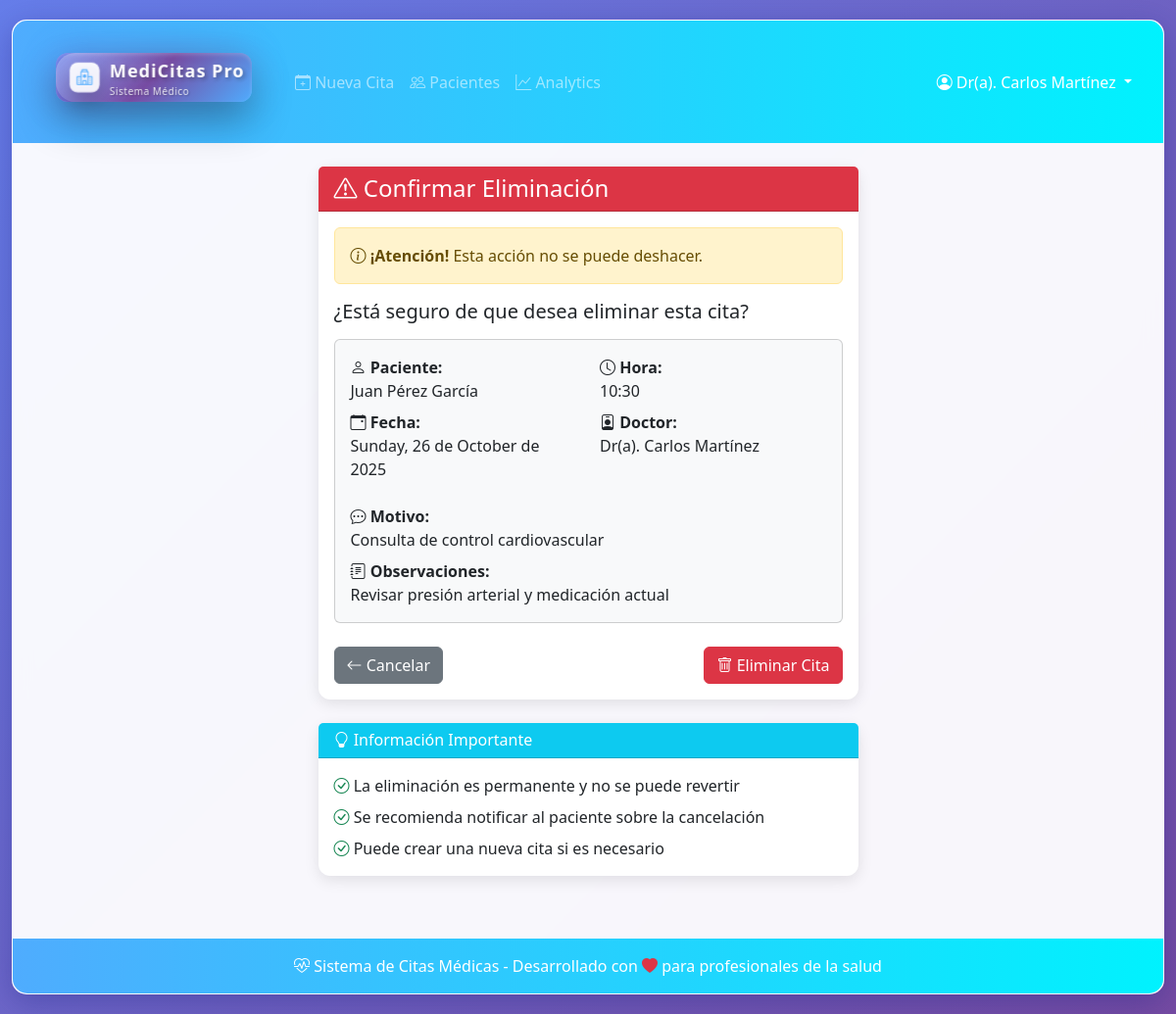
Page /api/v1/appointments/eliminar/5/ (signed in) on the committed database.
### appointments/models.py (models this page shows, shortened)
class Appointment(models.Model):
    paciente = models.ForeignKey(
        'patients.Patient',  # Usa la referencia en cadena para evitar importaciones cíclicas
        on_delete=models.CASCADE,
        verbose_name="Paciente"
    )
    doctor = models.ForeignKey('doctors.Doctor', on_delete=models.CASCADE)  # Referencia correcta al modelo Doctor
    fecha = models.DateTimeField(verbose_name="Fecha y hora de la cita")
    motivo = models.TextField(verbose_name="Motivo de la consulta")
    observaciones = models.TextField(blank=True, null=True, verbose_name="Observaciones del doctor")
    creada_en = models.DateTimeField(auto_now_add=True)
    class Meta:
        verbose_name = "Cita Médica"
        verbose_name_plural = "Citas Médicas"
        ordering = ['-fecha']

### patients/models.py (models this page shows, shortened)
class Patient(models.Model):
    PRIORITY_LOW = 'B'
    PRIORITY_MEDIUM = 'M'
    PRIORITY_HIGH = 'A'
    PRIORITY_URGENT = 'U'
    PRIORITY_CHOICES = [
        (PRIORITY_LOW, 'Baja'),
        (PRIORITY_MEDIUM, 'Media'),
        (PRIORITY_HIGH, 'Alta'),
        (PRIORITY_URGENT, 'Urgente'),
    ]
    nombre = models.CharField(
        max_length=100,
        verbose_name="Nombre"
    )
    apellidos = models.CharField(
        max_length=150,
        verbose_name="Apellidos"
    )
    fecha_nacimiento = models.DateField(
        verbose_name="Fecha de Nacimiento",
        null=True,  # Puede ser opcional si no siempre se conoce
        blank=True  # Permite dejarlo vacío en formularios
    )
    dni = models.CharField(
        max_length=20,
        unique=True,  # Asegura que no haya dos pacientes con el mismo DNI/ID
        verbose_name="DNI / ID",
        help_text="Documento Personal de Identidad del paciente."
    )
    historial_medico_basico = models.TextField(
        verbose_name="Historial Médico Básico",
        blank=True, # Puede estar vacío
        null=True,  # Permite valor NULL en la base de datos
        help_text="Alergias conocidas, condiciones preexistentes, medicación actual relevante, etc."
    )
    informacion_contacto = models.TextField(
        verbose_name="Información de Contacto",
        blank=True,
        null=True,
        help_text="Teléfono, email, dirección, contacto de emergencia, etc."
    )
    prioridad = models.CharField(
        max_length=1,
        choices=PRIORITY_CHOICES,
        default=PRIORITY_LOW, # Establece 'Baja' como prioridad por defecto
        verbose_name="Prioridad",
        help_text="Nivel de prioridad para la atención del paciente."
    )
    class Meta:
        verbose_name = "Paciente"
        verbose_name_plural = "Pacientes"
        ordering = ['apellidos', 'nombre'] # Ordenar por defecto por apellidos, luego nombre

### doctors/models.py (models this page shows, shortened)
class Doctor(models.Model):
    usuario = models.OneToOneField(User, on_delete=models.CASCADE, verbose_name="Usuario")
    nombre = models.CharField(max_length=100, verbose_name="Nombre")
    apellidos = models.CharField(max_length=150, verbose_name="Apellidos")
    especialidad = models.CharField(max_length=100, verbose_name="Especialidad")
    telefono = models.CharField(max_length=20, blank=True, verbose_name="Teléfono de contacto")
    class Meta:
        verbose_name = "Doctor"
        verbose_name_plural = "Doctores"
        ordering = ['apellidos', 'nombre']

### appointments/views.py (the view, shortened to what this page needs)
# urls.py: path('eliminar/<int:cita_id>/', eliminar_cita, name='eliminar_cita'),
@login_required
def eliminar_cita(request, cita_id):
    doctor = get_object_or_404(Doctor, usuario=request.user)
    cita = get_object_or_404(Appointment, id=cita_id, doctor=doctor)
    context = {
        'cita': cita,
        'doctor': doctor,
    }
    return render(request, 'confirmar_eliminar_cita.html', context)

### templates/confirmar_eliminar_cita.html (shortened to what this page needs)
{% extends 'base.html' %}
{% block content %}
<div class="row justify-content-center">
    <div class="col-lg-6">
        <div class="card card-custom border-danger">
            <div class="card-header bg-danger text-white">
                <h4 class="mb-0">
                    <i class="bi bi-exclamation-triangle"></i> Confirmar Eliminación
                </h4>
            </div>
            <div class="card-body">
                <div class="alert alert-warning" role="alert">
                    <i class="bi bi-info-circle"></i>
                    <strong>¡Atención!</strong> Esta acción no se puede deshacer.
                </div>
                <h5 class="mb-3">¿Está seguro de que desea eliminar esta cita?</h5>
                <div class="card bg-light">
                    <div class="card-body">
                        <div class="row">
                            <div class="col-md-6">
                                <p class="mb-2">
                                    <strong><i class="bi bi-person"></i> Paciente:</strong><br>
                                    {{ cita.paciente.nombre }} {{ cita.paciente.apellidos }}
                                </p>
                                <p class="mb-2">
                                    <strong><i class="bi bi-calendar-event"></i> Fecha:</strong><br>
                                    {{ cita.fecha|date:"l, d \d\e F \d\e Y" }}
                                </p>
                            </div>
                            <div class="col-md-6">
                                <p class="mb-2">
                                    <strong><i class="bi bi-clock"></i> Hora:</strong><br>
                                    {{ cita.fecha|date:"H:i" }}
                                </p>
                                <p class="mb-2">
                                    <strong><i class="bi bi-person-badge"></i> Doctor:</strong><br>
                                    Dr(a). {{ doctor.usuario.first_name }} {{ doctor.usuario.last_name }}
                                </p>
                            </div>
                        </div>
                        <div class="mt-3">
                            <p class="mb-2">
                                <strong><i class="bi bi-chat-dots"></i> Motivo:</strong><br>
                                {{ cita.motivo|truncatewords:20 }}
                            </p>
                            {% if cita.observaciones %}
                                <p class="mb-0">
                                    <strong><i class="bi bi-journal-text"></i> Observaciones:</strong><br>
                                    {{ cita.observaciones|truncatewords:20 }}
                                </p>
                            {% endif %}
                        </div>
                    </div>
                </div>
                <div class="d-flex justify-content-between align-items-center mt-4">
                    <a href="{% url 'doctor_dashboard' %}" class="btn btn-secondary">
                        <i class="bi bi-arrow-left"></i> Cancelar
                    </a>
                    <form method="post" class="d-inline">
                        <button type="submit" class="btn btn-danger" id="deleteBtn">
                            <i class="bi bi-trash"></i> Eliminar Cita
                        </button>
                    </form>
                </div>
            </div>
        </div>
        <div class="card card-custom mt-4">
            <div class="card-header bg-info text-white">
                <h6 class="mb-0">
                    <i class="bi bi-lightbulb"></i> Información Importante
                </h6>
            </div>
            <div class="card-body">
                <ul class="list-unstyled mb-0">
                    <li class="mb-2">
                        <i class="bi bi-check-circle text-success"></i>
                        La eliminación es permanente y no se puede revertir
                    </li>
                    <li class="mb-2">
                        <i class="bi bi-check-circle text-success"></i>
                        Se recomienda notificar al paciente sobre la cancelación
                    </li>
                    <li class="mb-0">
                        <i class="bi bi-check-circle text-success"></i>
                        Puede crear una nueva cita si es necesario
                    </li>
                </ul>
            </div>
        </div>
    </div>
</div>
{% endblock %}

### templates/base.html (shortened to what this page needs)
{% load static %}
<!DOCTYPE html>
<html lang="es">
<head>
    <link href="https://cdn.jsdelivr.net/npm/bootstrap@5.3.0/dist/css/bootstrap.min.css" rel="stylesheet">
    <link href="https://cdn.jsdelivr.net/npm/bootstrap-icons@1.10.0/font/bootstrap-icons.css" rel="stylesheet">
    <link href="{% static 'css/logo.css' %}" rel="stylesheet">
</head>
<body>
    <div class="container-fluid">
        <div class="main-container">
            <nav class="navbar navbar-expand-lg navbar-dark navbar-custom">
                <div class="container-fluid px-4">
                    <a class="navbar-brand" href="{% url 'doctor_dashboard' %}">
                        <div class="logo-3d-container">
                            <div class="logo-3d logo-compact">
                                <div class="logo-glow"></div>
                                <div class="logo-background"></div>
                                <div class="logo-icon">
                                    <i class="bi bi-hospital"></i>
                                </div>
                                <div class="logo-text">
                                    <h1 class="logo-title">MediCitas Pro</h1>
                                    <p class="logo-subtitle">Sistema Médico</p>
                                </div>
                            </div>
                        </div>
                    </a>
                    <div class="navbar-nav me-auto">
                        <li class="nav-item">
                            <a class="nav-link" href="{% url 'crear_cita' %}">
                                <i class="bi bi-calendar-plus"></i> Nueva Cita
                            </a>
                        </li>
                        <li class="nav-item">
                            <a class="nav-link" href="{% url 'patient_dashboard' %}">
                                <i class="bi bi-people"></i> Pacientes
                            </a>
                        </li>
                        <li class="nav-item">
                            <a class="nav-link" href="{% url 'analytics_dashboard' %}">
                                <i class="bi bi-graph-up"></i> Analytics
                            </a>
                        </li>
                    </div>
                    {% if user.is_authenticated %}
                    <div class="navbar-nav ms-auto">
                        <div class="nav-item dropdown">
                            <a class="nav-link dropdown-toggle text-white" href="#" role="button" data-bs-toggle="dropdown">
                                <i class="bi bi-person-circle"></i> Dr(a). {{ user.first_name }} {{ user.last_name }}
                            </a>
                        </div>
                    </div>
                    {% endif %}
                </div>
            </nav>
            <main class="container-fluid p-4 fade-in">
                {% block content %}{% endblock %}
            </main>
            <footer class="footer-custom text-white text-center py-3">
                <div class="container">
                    <p class="mb-0">
                        <i class="bi bi-heart-pulse"></i> Sistema de Citas Médicas -
                        Desarrollado con <i class="bi bi-heart-fill text-danger"></i> para profesionales de la salud
                    </p>
                </div>
            </footer>
        </div>
    </div>
</body>
</html>

### static/css/logo.css (style rules this page uses)
.logo-3d-container { perspective: 1000px; display: inline-block; margin: 20px; }
.logo-3d { position: relative; width: 300px; height: 120px; transform-style: preserve-3d; transition: transform 0.6s ease; cursor: pointer; }
.logo-background { position: absolute; width: 100%; height: 100%; background: linear-gradient(135deg, #667eea 0%, #764ba2 50%, #4facfe 100%); border-radius: 20px; box-shadow: 0 20px 40px rgba(0, 0, 0, 0.3), inset 0 2px 4px rgba(255, 255, 255, 0.2); transform: translateZ(0); }
.logo-background::before { content: ''; position: absolute; top: 0; left: 0; right: 0; bottom: 0; background: linear-gradient(135deg, rgba(255,255,255,0.3) 0%, transparent 50%); border-radius: 20px; transform: translateZ(1px); }
.logo-icon { position: absolute; top: 20px; left: 30px; width: 60px; height: 60px; background: rgba(255, 255, 255, 0.9); border-radius: 15px; display: flex; align-items: center; justify-content: center; font-size: 28px; color: #4facfe; box-shadow: 0 10px 20px rgba(0, 0, 0, 0.2), inset 0 2px 4px rgba(255, 255, 255, 0.8); transform: translateZ(10px); animation: pulse 2s ease-in-out infinite; }
.logo-text { position: absolute; top: 25px; left: 110px; right: 20px; transform: translateZ(5px); }
.logo-title { font-family: 'Segoe UI', Tahoma, Geneva, Verdana, sans-serif; font-size: 32px; font-weight: 700; color: white; text-shadow: 2px 2px 4px rgba(0, 0, 0, 0.3), 0 0 10px rgba(255, 255, 255, 0.2); margin: 0; letter-spacing: 1px; }
.logo-subtitle { font-family: 'Segoe UI', Tahoma, Geneva, Verdana, sans-serif; font-size: 14px; font-weight: 400; color: rgba(255, 255, 255, 0.9); text-shadow: 1px 1px 2px rgba(0, 0, 0, 0.3); margin: 5px 0 0 0; letter-spacing: 0.5px; }
.logo-glow { position: absolute; top: -10px; left: -10px; right: -10px; bottom: -10px; background: linear-gradient(135deg, #667eea, #764ba2, #4facfe); border-radius: 30px; opacity: 0.3; filter: blur(15px); transform: translateZ(-5px); animation: glow 3s ease-in-out infinite alternate; }
.logo-compact { width: 200px; height: 50px; transform-style: preserve-3d; transition: transform 0.3s ease; }
.logo-compact .logo-background { height: 50px; border-radius: 12px; }
.logo-compact .logo-icon { width: 30px; height: 30px; top: 10px; left: 15px; font-size: 16px; border-radius: 8px; }
.logo-compact .logo-text { top: 8px; left: 55px; }
.logo-compact .logo-title { font-size: 18px; margin: 0; }
.logo-compact .logo-subtitle { font-size: 10px; margin: 2px 0 0 0; }

### templates/base.html (style rules this page uses)
:root { --primary-color: #0d6efd; --secondary-color: #6c757d; --success-color: #198754; --danger-color: #dc3545; --warning-color: #ffc107; --info-color: #0dcaf0; }
body { background: linear-gradient(135deg, #667eea 0%, #764ba2 100%); min-height: 100vh; font-family: 'Segoe UI', Tahoma, Geneva, Verdana, sans-serif; }
.main-container { background: rgba(255, 255, 255, 0.95); backdrop-filter: blur(10px); border-radius: 15px; box-shadow: 0 8px 32px rgba(31, 38, 135, 0.37); border: 1px solid rgba(255, 255, 255, 0.18); margin: 20px auto; max-width: 1200px; }
.navbar-custom { background: linear-gradient(90deg, #4facfe 0%, #00f2fe 100%); border-radius: 15px 15px 0 0; }
.navbar-brand { font-weight: 700; font-size: 1.5rem; }
.card-custom { border: none; border-radius: 12px; box-shadow: 0 4px 15px rgba(0, 0, 0, 0.1); transition: transform 0.3s ease, box-shadow 0.3s ease; }
.footer-custom { background: linear-gradient(90deg, #4facfe 0%, #00f2fe 100%); border-radius: 0 0 15px 15px; margin-top: 40px; }
.fade-in { animation: fadeIn 0.5s ease-in; }

### rows in the picture
Appointment: paciente.nombre "Juan", paciente.apellidos "Pérez García", fecha "Sunday, 26 de October de 2025", fecha "10:30", motivo "Consulta de control cardiovascular", observaciones "Revisar presión arterial y medicación actual"
Doctor: usuario.first_name "Carlos", usuario.last_name "Martínez"

### other values in the picture
{{ user.first_name }} "Carlos"
{{ user.last_name }} "Martínez"
